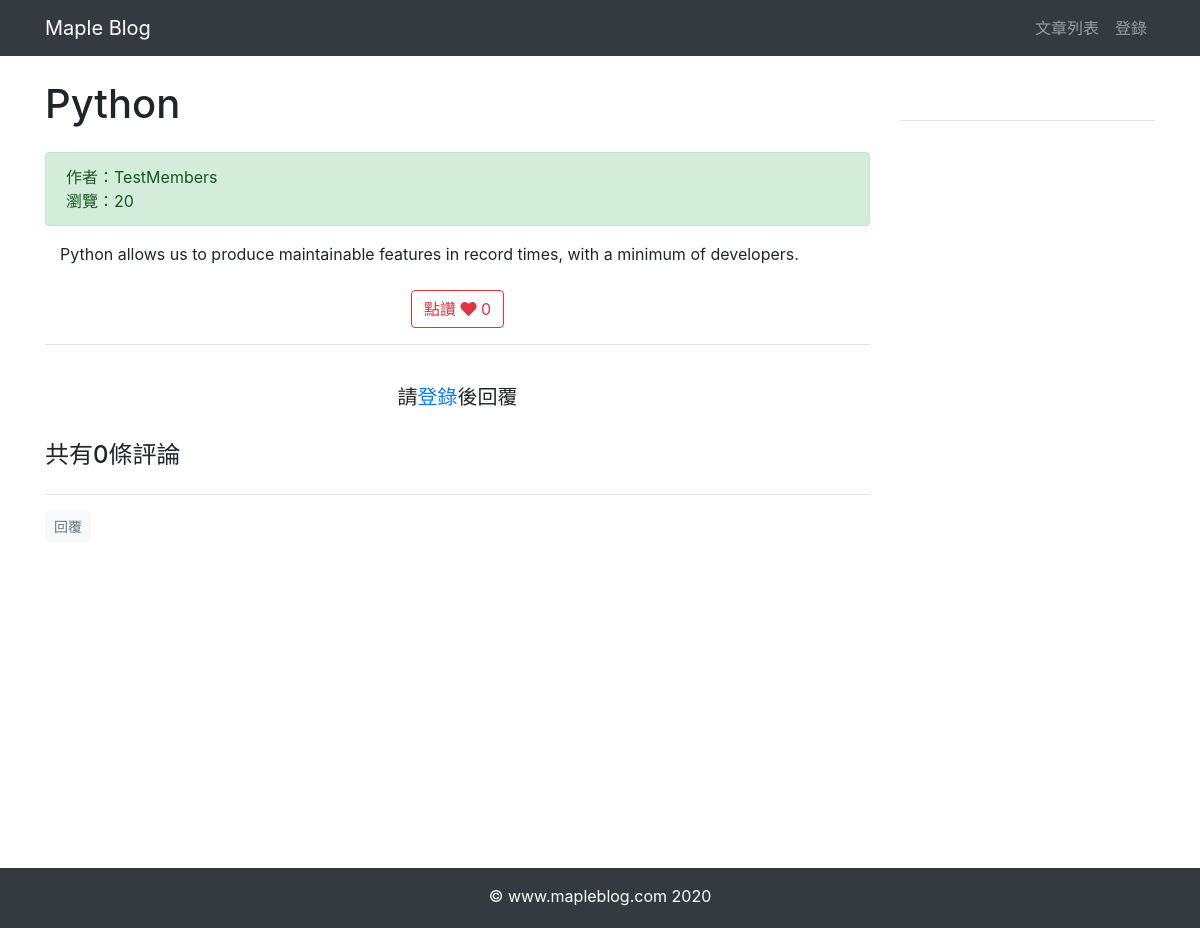
Page /article/article-detail/13/ on the committed database.
### article/models.py (models this page shows, shortened)
class ArticlePost(models.Model):
    author = models.ForeignKey(User, on_delete=models.CASCADE)
    title = models.CharField(max_length=100)
    body = models.TextField()
    created = models.DateTimeField(default=timezone.now)
    updated = models.DateTimeField(auto_now=True)
    total_views = models.PositiveIntegerField(default=0)
    column = models.ForeignKey(
        ArticleColumn,
        null=True,
        blank=True,
        on_delete=models.CASCADE,
        related_name='article'
    )
    tags = TaggableManager(blank=True)
    avatar = ProcessedImageField(
        upload_to='article/%Y%m%d',
        processors=[ResizeToFit(width=400)],
        blank=True,
        format='JPEG',
        options={'quality': 100},
    )
    likes = models.PositiveIntegerField(default=0)
    def save(self, *args, **kwargs):
        article = super(ArticlePost, self).save(*args, **kwargs)
        return article
    class Meta:
        ordering = ('-created',)

### article/views.py (the view)
# urls.py: path('article-detail/<int:id>/', views.article_detail, name='article_detail'), # 文章詳情 傳遞id函數到視圖
def article_detail(request, id):
    article = get_object_or_404(ArticlePost, id=id)
    comments = Comment.objects.filter(article=id) # 取出文章評論
    article.total_views += 1
    article.save(update_fields=['total_views'])
    md = markdown.Markdown(
        extensions = [
        'markdown.extensions.extra', # 縮寫、表格等
        'markdown.extensions.codehilite', # code高亮度圖像
        'markdown.extensions.toc', # 目錄功能
        ]
    )
    article.body = md.convert(article.body)
    comment_form = CommentForm()
    context = {
        'article': article,
        'toc': md.toc,
        'comments': comments,
        'comment_form': comment_form,
        } # 傳遞給模板顯示文章、目錄、評論、表單
    return render(request, 'article/detail.html', context)

### templates/article/detail.html (shortened to what this page needs)
{% extends "base.html" %}
{% load static %}
{% load my_filters_and_tags %}
{% block content %}
<link rel="stylesheet" href="{% static 'prism/prism.css' %}">
<div class="container">
    <div class="row">
        <div class="col-9">
            <h1 class="mt-4 mb-4">{{ article.title }}</h1>
            <div class="alert alert-success">
                <div>
                    作者：{{ article.author }}
                </div>
                <div>
                    瀏覽：{{ article.total_views }}
                </div>
            </div>
            <div class="col-12">
                <p>{{ article.body|safe }}</p>
            </div>
            <div style="text-align:center;" class="mt-4">
                <button class="btn btn-outline-danger"
                        type="button"
                        onclick="validate_is_like(
                                 '{% url 'article:increase_likes' article.id %}',
                                 {{ article.id }},
                                 {{ article.likes }}
                                 )"
                        >
                    <span>點讚</span>
                    <span>
                        <i class="fas fa-heart"></i>
                    </span>
                    <span id="likes_number">
                        {{ article.likes }}
                    </span>
                </button>
            </div>
            <hr>
            {% if user.is_authenticated %}
                <div>
                    <form
                        action="{% url 'comment:post_comment' article.id %}"
                        method="POST"
                    >
                    {% csrf_token %}
                        <div class="form-group">
                            <label for="body">
                                <strong>
                                    我也要發言：
                                </strong>
                            </label>
                            <div>
                                {{ comment_form.media }}
                                {{ comment_form.body }}
                            </div>
                        </div>
                        <button type="submit" class="btn btn-primary ">發送</button>
                    </form>
                </div>
                <br>
            {% else %}
                <br>
                <h5 class="row justify-content-center">
                    請<a href="{% url 'userprofile:login' %}">登錄</a>後回覆
                </h5>
                <br>
            {% endif %}
            {% load mptt_tags %}
            <h4>共有{{ comments.count }}條評論</h4>
            <div class="row">
                {% recursetree comments %}
                    {% with comment=node %}
                        <div class="{% if comment.reply_to %}
                                    offset-1 col-11
                                    {% else %}
                                    col-12
                                    {% endif %}"
                            id="comment_elem_{{ comment.id }}"
                        >
                            <hr>
                            <div>
                                {% if user.is_authenticated %}
                                    <button type="button"
                                            class="btn btn-light btn-sm text-muted"
                                            onClick="load_modal({{ article.id }}, {{ comment.id }})"
                                    >
                                        回覆
                                    </button>
                                {% else %}
                                    <a class="btn btn-light btn-sm text-muted"
                                        href="{% url 'userprofile:login' %}"
                                    >
                                        回覆
                                    </a>
                                {% endif %}
                            </div>
                        </div>
                    {% endwith %}
                {% endrecursetree %}
            </div>
        </div>
        <div class="col-3 mt-5" id="sidebar" class="sidebar">
            <div class="sidebar__inner">
                <hr>
            </div>
        </div>
    </div>
</div>
{% endblock content %}

### templates/article/detail.html (style rules this page uses)
.sidebar__inner { transform: translate(0, 0); transform: translate3d(0, 0, 0); will-change: position, transform; }

### templates/base.html (style rules this page uses)
html, body { height: 100%; margin: 0; }

### rows in the picture
ArticlePost: title "Python", author "TestMembers", total_views "20", body "Python allows us to produce maintainable features in record times, with a minimum of developers.", likes "0"

### other values in the picture
{{ comments.count }} "0"
